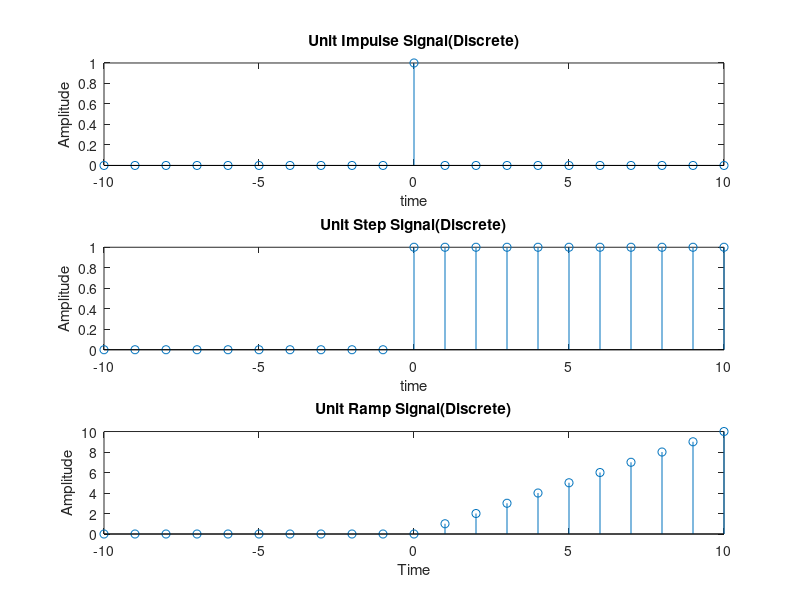

MATLAB code for this plot:
t =- 10:10;
unit_impulse=(t == 0);
unit_step=(t >=0);
unit_ramp=t .* (t >= 0);

subplot(3,1,1);
stem(t, unit_impulse);
title("Unit Impulse Signal(Discrete)");
xlabel('time');
ylabel('Amplitude');

subplot(3,1,2);
stem(t, unit_step);
title('Unit Step Signal(Discrete)');
xlabel('time');
ylabel('Amplitude');

subplot(3,1,3);
stem(t, unit_ramp);
title('Unit Ramp Signal(Discrete)');
xlabel('Time');
ylabel('Amplitude');